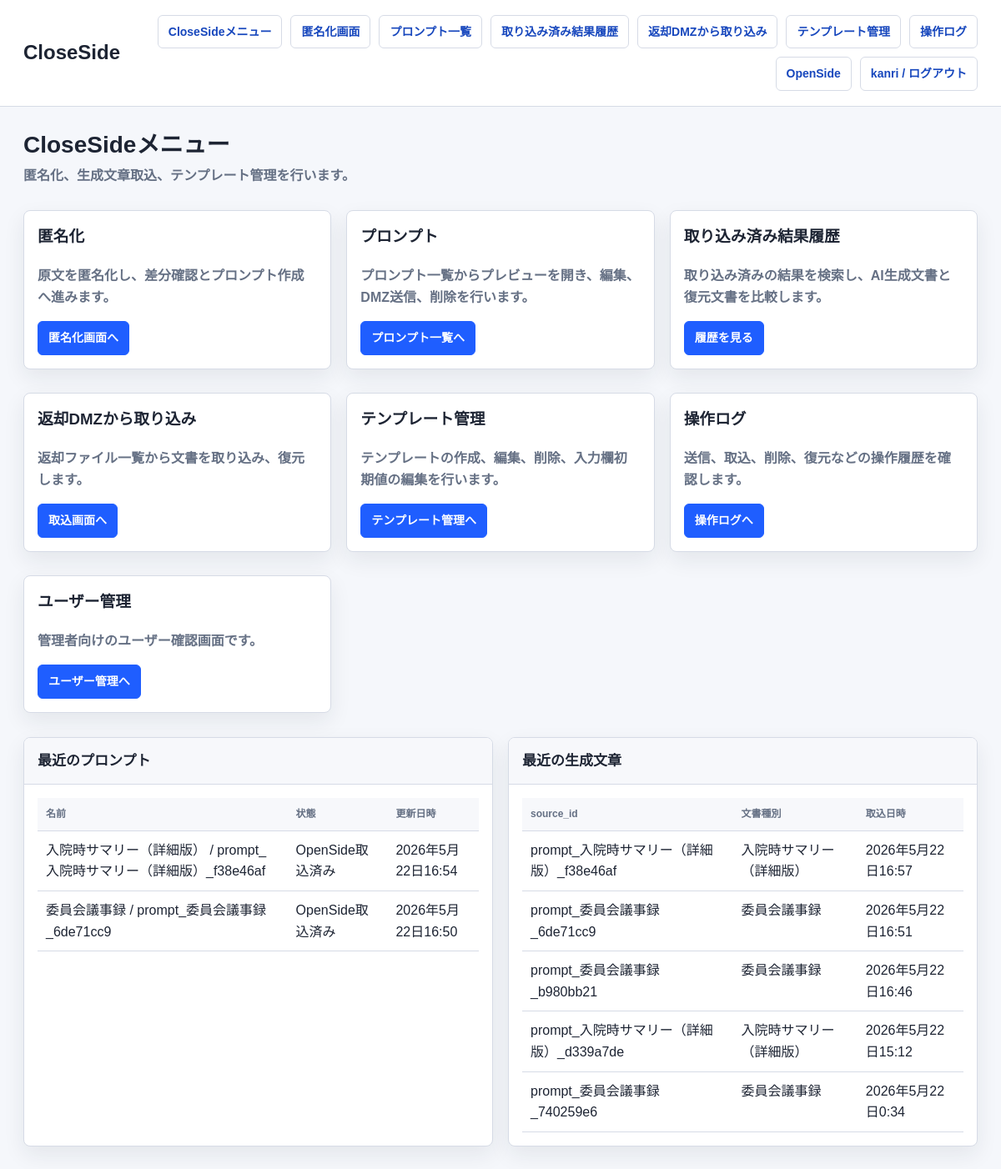
The page /close/ (signed in) on the database as committed earlier.
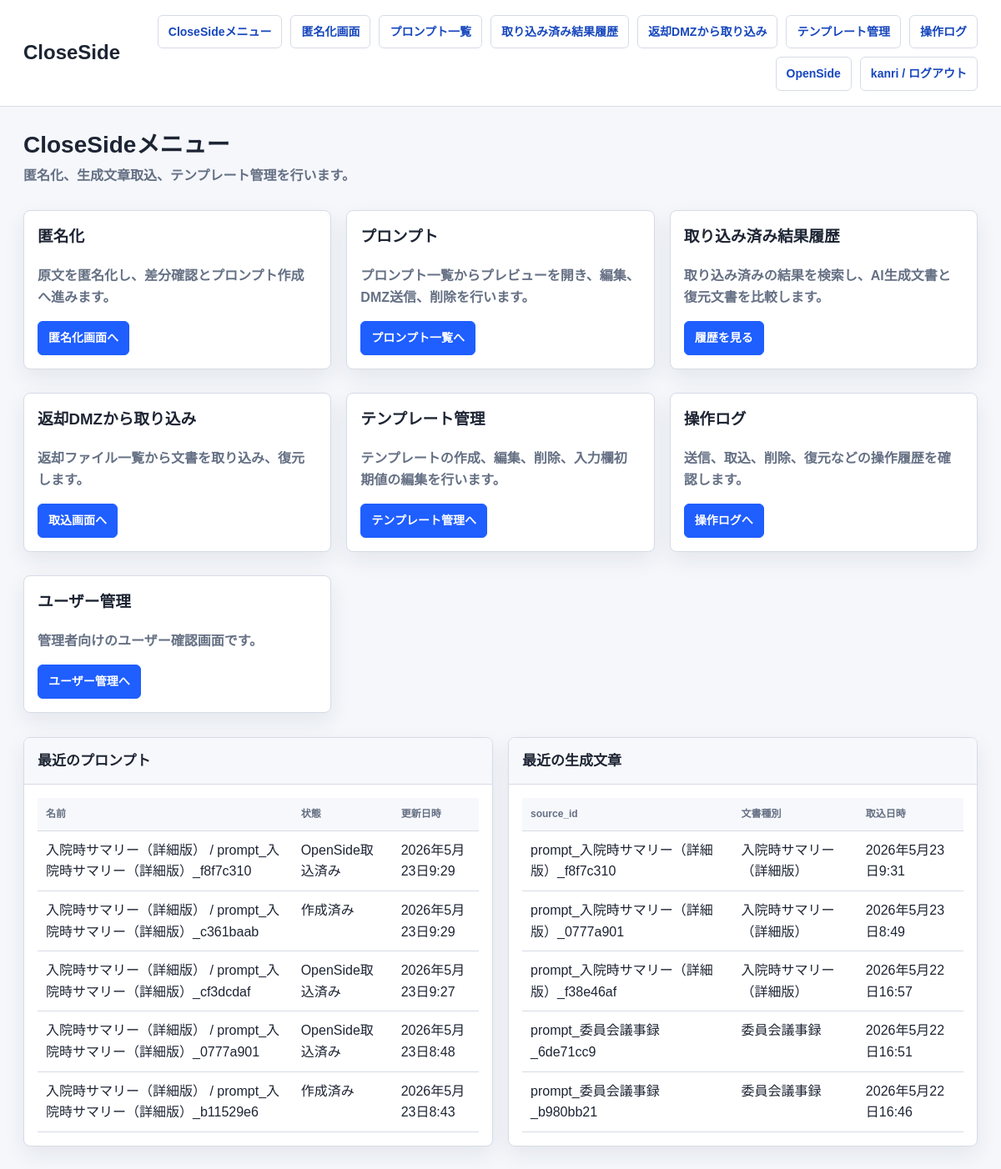
The same page on the database as committed later.
### anonymizer_app/models.py (models this page shows, shortened)
class Prompt(models.Model):
    STATUS_CHOICES = [
        ('draft', '作成済み'),
        ('sent_to_dmz', 'DMZ送信済み'),
        ('imported_to_open', 'OpenSide取込済み'),
    ]
    name = models.CharField(max_length=255)
    content = models.TextField()
    source_input_data = models.JSONField(blank=True, default=dict)
    source_id = models.CharField(max_length=255, blank=True, default='', db_index=True)
    owner = models.ForeignKey(settings.AUTH_USER_MODEL, null=True, blank=True, on_delete=models.SET_NULL)
    status = models.CharField(max_length=32, choices=STATUS_CHOICES, default='draft')
    created_at = models.DateTimeField(default=timezone.now)
    updated_at = models.DateTimeField(auto_now=True)

class RestoredResult(models.Model):
    STATUS_CHOICES = [
        ('imported', '取込済み'),
        ('deleted', '削除済み'),
    ]
    source_id = models.CharField(max_length=255, db_index=True)
    result_id = models.CharField(max_length=255, blank=True, default='')
    template_type = models.CharField(max_length=255, blank=True, default='')
    result_text = models.TextField()
    restored_text = models.TextField()
    result_json = models.JSONField(null=True, blank=True)
    imported_filename = models.CharField(max_length=255, blank=True, default='')
    reviewer = models.CharField(max_length=255, blank=True, default='')
    owner = models.ForeignKey(settings.AUTH_USER_MODEL, null=True, blank=True, on_delete=models.SET_NULL)
    status = models.CharField(max_length=32, choices=STATUS_CHOICES, default='imported')
    created_at = models.DateTimeField(default=timezone.now)
    updated_at = models.DateTimeField(auto_now=True)

### close_side/views.py (the view)
# urls.py: path('', lambda request: redirect('close_side:menu'), name='home'),
def menu(request):
    recent_prompts = _owned_queryset(Prompt.objects.all(), request.user).order_by('-updated_at')[:5]
    recent_results = _owned_queryset(RestoredResult.objects.all(), request.user).order_by('-created_at')[:5]
    return render(request, 'anonymizer_app/close_menu.html', {
        'recent_prompts': recent_prompts,
        'recent_results': recent_results,
    })

### anonymizer_app/network_policy.py (called while the page is built)
def network_policy() -> dict:
    return getattr(settings, 'NETWORK_POLICY', DEFAULT_NETWORK_POLICY)

def get_client_ip(request) -> str:
    forwarded_for = request.META.get('HTTP_X_FORWARDED_FOR', '')
    if getattr(settings, 'NETWORK_POLICY_TRUST_X_FORWARDED_FOR', True) and forwarded_for:
        return forwarded_for.split(',')[0].strip()
    return request.META.get('REMOTE_ADDR') or ''

def normalize_ip(value: str):
    try:
        return ip_address(value)
    except ValueError:
        return None

def _networks(cidrs: list[str]):
    networks = []
    for cidr in cidrs:
        try:
            networks.append(ip_network(cidr))
        except ValueError:
            continue
    return networks

def side_for_path(path: str) -> str:
    for side, rule in network_policy().items():
        if any(path.startswith(prefix) for prefix in rule.get('paths', [])):
            return side
    return ''

def allowed_cidrs_for_side(side: str) -> list[str]:
    rule = network_policy().get(side, {})
    cidrs = list(rule.get('cidrs', []))
    if getattr(settings, 'NETWORK_POLICY_ALLOW_LOOPBACK', False):
        cidrs.extend(LOOPBACK_CIDRS)
    return cidrs

### anonymizer_app/templates/anonymizer_app/close_menu.html (shortened to what this page needs)
{% extends "anonymizer_app/base.html" %}
{% block brand %}CloseSide{% endblock %}
{% block page_title %}CloseSideメニュー{% endblock %}
{% block page_subtitle %}<p class="page-subtitle">匿名化、生成文章取込、テンプレート管理を行います。</p>{% endblock %}
{% block content %}
  <section class="menu-grid">
    <article class="card">
      <h3>匿名化</h3>
      <p class="muted">原文を匿名化し、差分確認とプロンプト作成へ進みます。</p>
      <a class="button primary" href="{% url 'close_side:home' %}">匿名化画面へ</a>
    </article>
    <article class="card">
      <h3>プロンプト</h3>
      <p class="muted">プロンプト一覧からプレビューを開き、編集、DMZ送信、削除を行います。</p>
      <a class="button primary" href="{% url 'close_side:prompts_list' %}">プロンプト一覧へ</a>
    </article>
    <article class="card">
      <h3>取り込み済み結果履歴</h3>
      <p class="muted">取り込み済みの結果を検索し、AI生成文書と復元文書を比較します。</p>
      <a class="button primary" href="{% url 'close_side:result_history_list' %}">履歴を見る</a>
    </article>
    <article class="card">
      <h3>返却DMZから取り込み</h3>
      <p class="muted">返却ファイル一覧から文書を取り込み、復元します。</p>
      <a class="button primary" href="{% url 'close_side:result_import_list' %}">取込画面へ</a>
    </article>
    <article class="card">
      <h3>テンプレート管理</h3>
      <p class="muted">テンプレートの作成、編集、削除、入力欄初期値の編集を行います。</p>
      <a class="button primary" href="{% url 'close_side:templates_list' %}">テンプレート管理へ</a>
    </article>
    {% if request.user.is_staff or request.user.is_superuser %}
      <article class="card">
        <h3>操作ログ</h3>
        <p class="muted">送信、取込、削除、復元などの操作履歴を確認します。</p>
        <a class="button primary" href="{% url 'close_side:operation_logs' %}">操作ログへ</a>
      </article>
      <article class="card">
        <h3>ユーザー管理</h3>
        <p class="muted">管理者向けのユーザー確認画面です。</p>
        <a class="button primary" href="{% url 'close_side:user_list' %}">ユーザー管理へ</a>
      </article>
    {% endif %}
  </section>
  <section class="grid" style="margin-top:18px">
    <div class="panel">
      <div class="panel-header"><h3 class="panel-title">最近のプロンプト</h3></div>
      <div class="panel-body">
        {% if recent_prompts %}
          <table>
            <thead><tr><th>名前</th><th>状態</th><th>更新日時</th></tr></thead>
            <tbody>
              {% for prompt in recent_prompts %}
                <tr>
                  <td>{{ prompt.name }}</td>
                  <td>{{ prompt.get_status_display }}</td>
                  <td>{{ prompt.updated_at }}</td>
                </tr>
              {% endfor %}
            </tbody>
          </table>
        {% else %}
          <p class="empty">プロンプトはまだありません。</p>
        {% endif %}
      </div>
    </div>
    <div class="panel">
      <div class="panel-header"><h3 class="panel-title">最近の生成文章</h3></div>
      <div class="panel-body">
        {% if recent_results %}
          <table>
            <thead><tr><th>source_id</th><th>文書種別</th><th>取込日時</th></tr></thead>
            <tbody>
              {% for result in recent_results %}
                <tr>
                  <td>{{ result.source_id }}</td>
                  <td>{{ result.template_type }}</td>
                  <td>{{ result.created_at }}</td>
                </tr>
              {% endfor %}
            </tbody>
          </table>
        {% else %}
          <p class="empty">取り込み済み生成文章はまだありません。</p>
        {% endif %}
      </div>
    </div>
  </section>
{% endblock %}

Rows that differ between the two databases and show on the page:
no longer on this page (row unchanged): Prompt: name "入院時サマリー（詳細版） / prompt_入院時サマリー（詳細版）_f38e46af", status "OpenSide取込済み", updated_at "2026年5月22日16:54"
no longer on this page (row unchanged): Prompt: name "委員会議事録 / prompt_委員会議事録_6de71cc9", status "OpenSide取込済み", updated_at "2026年5月22日16:50"
no longer on this page (row unchanged): RestoredResult: source_id "prompt_入院時サマリー（詳細版）_d339a7de", template_type "入院時サマリー（詳細版）", created_at "2026年5月22日15:12"
no longer on this page (row unchanged): RestoredResult: source_id "prompt_委員会議事録_740259e6", template_type "委員会議事録", created_at "2026年5月22日0:34"
added Prompt: name "入院時サマリー（詳細版） / prompt_入院時サマリー（詳細版）_f8f7c310", status "OpenSide取込済み", updated_at "2026年5月23日9:29"
added Prompt: name "入院時サマリー（詳細版） / prompt_入院時サマリー（詳細版）_c361baab", status "作成済み", updated_at "2026年5月23日9:29"
added Prompt: name "入院時サマリー（詳細版） / prompt_入院時サマリー（詳細版）_cf3dcdaf", status "OpenSide取込済み", updated_at "2026年5月23日9:27"
added Prompt: name "入院時サマリー（詳細版） / prompt_入院時サマリー（詳細版）_0777a901", status "OpenSide取込済み", updated_at "2026年5月23日8:48"
added Prompt: name "入院時サマリー（詳細版） / prompt_入院時サマリー（詳細版）_b11529e6", status "作成済み", updated_at "2026年5月23日8:43"
added RestoredResult: source_id "prompt_入院時サマリー（詳細版）_f8f7c310", template_type "入院時サマリー（詳細版）", created_at "2026年5月23日9:31"
added RestoredResult: source_id "prompt_入院時サマリー（詳細版）_0777a901", template_type "入院時サマリー（詳細版）", created_at "2026年5月23日8:49"
